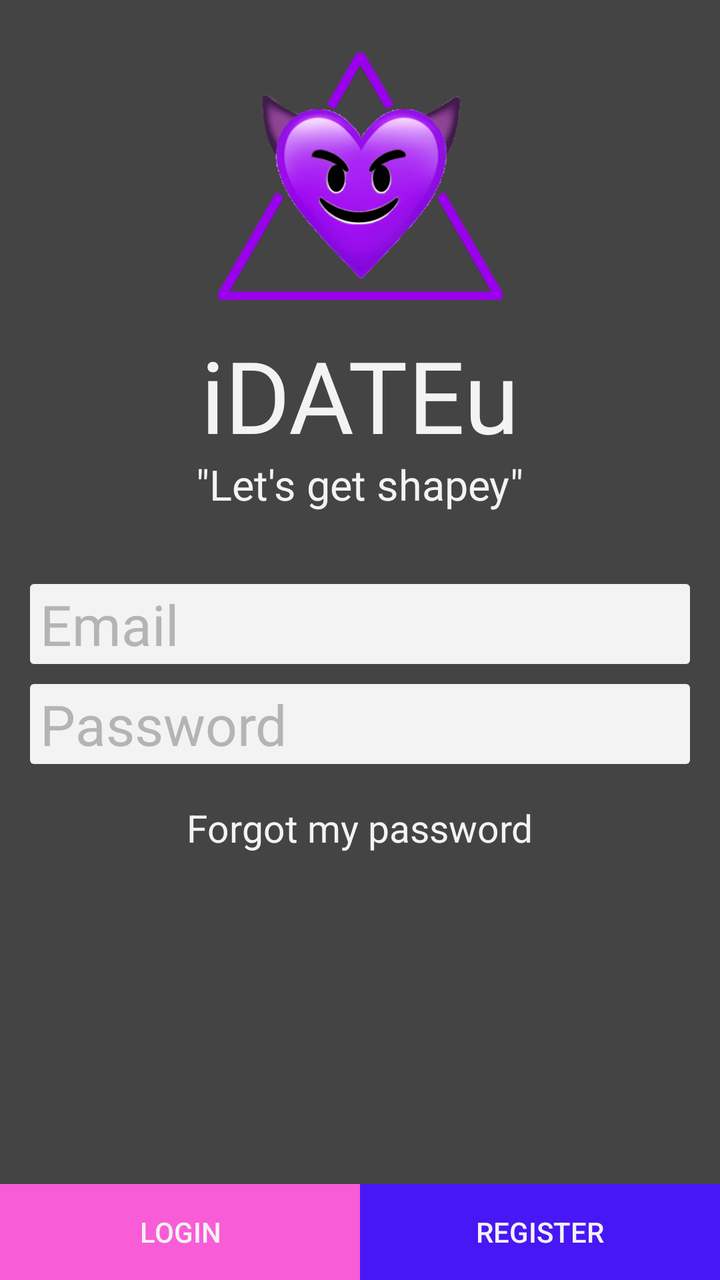
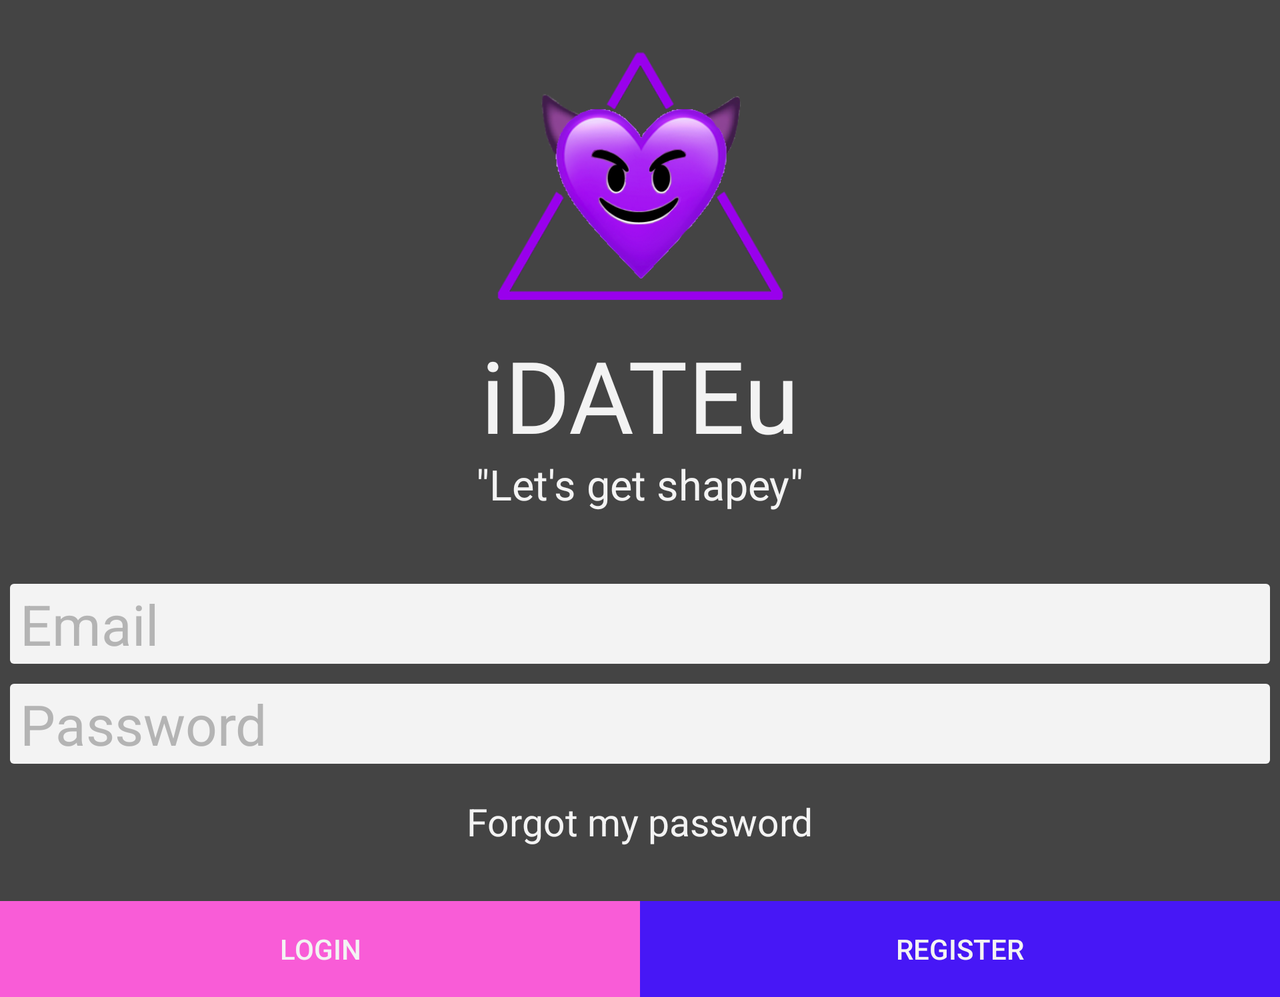

Compare how this app lays out the same screen by default and in its alternative resource folder. The renders come first, then the two layout files and the values they reference.
<!-- AndroidManifest.xml: application theme AppTheme -->
<!-- res/layout/activity_welcome_view.xml -->
<?xml version="1.0" encoding="utf-8"?>
<RelativeLayout
    xmlns:android="http://schemas.android.com/apk/res/android"
    xmlns:app="http://schemas.android.com/apk/res-auto"
    xmlns:tools="http://schemas.android.com/tools"
    android:layout_width="match_parent"
    android:layout_height="match_parent"
    android:background="@color/transparent_black"
    tools:context="com.dating.app.idateu.SignUp_LogIn.SignUpLogIn">


    <ImageView
        android:id="@+id/logoInApp"
        android:layout_width="150dp"
        android:layout_height="150dp"
        android:layout_alignParentTop="true"
        android:layout_centerHorizontal="true"
        android:layout_marginTop="20dp"
        app:srcCompat="@drawable/logo2"/>

    <TextView
        android:id="@+id/no_record"
        android:layout_width="wrap_content"
        android:layout_height="wrap_content"
        android:layout_centerHorizontal="true"
        android:layout_marginTop="260dp"
        android:textColor="@color/red"
        />

    <TextView
        android:id="@+id/appName"
        android:layout_width="wrap_content"
        android:layout_height="wrap_content"
        android:layout_alignParentTop="true"
        android:layout_centerHorizontal="true"
        android:layout_marginTop="164sp"
        android:fontFamily="@font/arial"
        android:text="@string/app_name"
        android:textSize="50sp"
        android:textColor="@color/white"/>

    <TextView
        android:id="@+id/slogan_txt"
        android:layout_width="wrap_content"
        android:layout_height="wrap_content"
        android:layout_alignParentTop="true"
        android:layout_centerHorizontal="true"
        android:layout_marginTop="228sp"
        android:text="@string/slogan"
        android:textColor="@color/white"
        android:textSize="21sp" />


    <EditText
        android:id="@+id/emailInput"
        android:layout_width="wrap_content"
        android:layout_height="40dp"
        android:layout_alignParentTop="true"
        android:layout_centerHorizontal="true"
        android:layout_marginTop="292dp"
        android:background="@drawable/text_edit_mod"
        android:ems="10"
        android:paddingLeft="5dp"
        android:paddingRight="5dp"
        android:hint="@string/email"
        android:textColorHint="@color/transparent_grey"
        android:textSize="28sp"
        android:inputType="text"
        android:textColor="@color/transparent_black"
        android:textCursorDrawable="@drawable/color_cursor" />

    <EditText
        android:id="@+id/passwordInput"
        android:layout_width="wrap_content"
        android:layout_height="40dp"
        android:layout_alignParentTop="true"
        android:layout_centerHorizontal="true"
        android:layout_marginTop="342dp"
        android:background="@drawable/text_edit_mod"
        android:ems="10"
        android:paddingLeft="5dp"
        android:paddingRight="5dp"
        android:hint="@string/password_hint"
        android:textColorHint="@color/transparent_grey"
        android:textSize="28sp"
        android:textColor="@color/transparent_black"
        android:inputType="textPassword"
        android:textCursorDrawable="@drawable/color_cursor"/>

    <TextView
        android:id="@+id/forgot_password_link"
        android:layout_width="wrap_content"
        android:layout_height="wrap_content"
        android:layout_alignParentTop="true"
        android:layout_centerHorizontal="true"
        android:layout_marginTop="401dp"
        android:layout_marginBottom="92dp"
        android:text="Forgot my password"
        android:textColor="@color/white"
        android:textSize="19sp" />

    <LinearLayout
        android:layout_width="match_parent"
        android:layout_height="wrap_content"
        android:weightSum="2"
        android:layout_alignParentBottom="true">

    <Button
        android:id="@+id/login_button"
        android:layout_width="0dp"
        android:layout_height="wrap_content"
        android:text="LOGIN"
        android:textColor="@color/white"
        android:background="@drawable/full_length_button"
        android:backgroundTint="@color/pink"
        android:layout_weight="1"
        android:layout_alignParentLeft="true"
        android:onClick="clickedLogin"
        />

    <Button
        android:id="@+id/register_button"
        android:layout_width="0dp"
        android:layout_height="wrap_content"
        android:text="REGISTER"
        android:layout_weight="1"
        android:textColor="@color/white"
        android:background="@drawable/full_length_button"
        android:backgroundTint="@color/purple"
        />
    </LinearLayout>

</RelativeLayout>
<!-- resources referenced by this layout -->
<resources>
  <color name="pink">#f95cd7</color>
  <color name="purple">#4717f6</color>
  <color name="red">#FF0000</color>
  <color name="transparent_black">#444444</color>
  <color name="transparent_grey">#DDAAAAAA</color>
  <color name="white">#f3f3f3</color>
  <!-- drawable color_cursor (drawable) -->
  <?xml version="1.0" encoding="utf-8"?>
  <shape xmlns:android="http://schemas.android.com/apk/res/android" >
      <size android:width="3dp"
          android:height="7dp"/>
      <solid android:color="@color/transparent_black"  />
  
  </shape>
  <!-- drawable full_length_button (drawable) -->
  <?xml version="1.0" encoding="utf-8"?>
  <ripple xmlns:android="http://schemas.android.com/apk/res/android"
      android:color="@color/transparent_grey">
  <item>
      <shape  android:color="@color/colorPrimaryDark">
          <solid android:color="@color/white"/>
      </shape>
  </item>
  </ripple>
  <!-- drawable logo2: png bitmap (drawable, 94791 bytes) -->
  <!-- drawable text_edit_mod (drawable) -->
  <?xml version="1.0" encoding="utf-8"?>
  <shape xmlns:android="http://schemas.android.com/apk/res/android" >
  
      <corners android:radius="2dp" />
  
      <solid
          android:color="@color/white"
          />
  </shape>
  <string name="app_name">iDATEu</string>
  <string name="email">Email</string>
  <string name="password_hint">Password</string>
  <string name="slogan">"\"Let's get shapey\""</string>
  <style name="AppTheme" parent="Theme.AppCompat.Light.NoActionBar">
          
          <item name="colorPrimary">@color/purple</item>
          <item name="colorPrimaryDark">@color/purple</item>
          <item name="colorAccent">@color/purple</item>
          <item name="android:windowAnimationStyle">@style/CustomActivityAnimation</item>
  
      </style>
  <color name="colorPrimaryDark">#00574B</color>
  <style name="CustomActivityAnimation" parent="@android:style/Animation.Activity">
  
          <item name="android:activityOpenEnterAnimation">@anim/slide_in_right</item>
          <item name="android:activityOpenExitAnimation">@anim/slide_out_left</item>
          <item name="android:activityCloseEnterAnimation">@anim/slide_in_left</item>
          <item name="android:activityCloseExitAnimation">@anim/slide_out_right</item>
      </style>
</resources>
<!-- res/layout-land/activity_welcome_view.xml (the repository's variant of the layout above) -->
<!-- drawn on the phone turned sideways -->
<?xml version="1.0" encoding="utf-8"?>
<ScrollView
    android:id="@+id/scrollView"
    android:layout_width="match_parent"
    android:layout_height="match_parent"
    xmlns:android="http://schemas.android.com/apk/res/android">
<RelativeLayout
    xmlns:app="http://schemas.android.com/apk/res-auto"
    xmlns:tools="http://schemas.android.com/tools"
    android:layout_width="match_parent"
    android:layout_height="match_parent"
    android:background="@color/transparent_black"
    tools:context="com.dating.app.idateu.WelcomeView">


    <ImageView
        android:id="@+id/logoInApp"
        android:layout_width="150dp"
        android:layout_height="150dp"
        android:layout_alignParentTop="true"
        android:layout_centerHorizontal="true"
        android:layout_marginTop="20dp"
        app:srcCompat="@drawable/logo2"/>

    <TextView
        android:id="@+id/no_record"
        android:layout_width="wrap_content"
        android:layout_height="wrap_content"
        android:layout_centerHorizontal="true"
        android:layout_marginTop="260dp"
        android:textColor="@color/red"
        />

    <TextView
        android:id="@+id/appName"
        android:layout_width="wrap_content"
        android:layout_height="wrap_content"
        android:layout_alignParentTop="true"
        android:layout_centerHorizontal="true"
        android:layout_marginTop="164sp"
        android:fontFamily="@font/arial"
        android:text="@string/app_name"
        android:textSize="50sp"
        android:textColor="@color/white"/>

    <TextView
        android:id="@+id/slogan_txt"
        android:layout_width="wrap_content"
        android:layout_height="wrap_content"
        android:layout_alignParentTop="true"
        android:layout_centerHorizontal="true"
        android:layout_marginTop="228sp"
        android:text="@string/slogan"
        android:textColor="@color/white"
        android:textSize="21sp" />


    <EditText
        android:id="@+id/emailInput"
        android:layout_width="match_parent"
        android:layout_height="40dp"
        android:layout_alignParentTop="true"
        android:layout_centerHorizontal="true"
        android:layout_marginTop="292dp"
        android:background="@drawable/text_edit_mod"
        android:paddingLeft="5dp"
        android:paddingRight="5dp"
        android:hint="@string/email"
        android:textColorHint="@color/transparent_grey"
        android:layout_marginLeft="5dp"
        android:layout_marginRight="5dp"
        android:textSize="28sp"
        android:inputType="text"
        android:textColor="@color/transparent_black"
        android:textCursorDrawable="@drawable/color_cursor" />

    <EditText
        android:id="@+id/passwordInput"
        android:layout_width="match_parent"
        android:layout_height="40dp"
        android:layout_alignParentTop="true"
        android:layout_centerHorizontal="true"
        android:layout_marginTop="342dp"
        android:layout_marginLeft="5dp"
        android:layout_marginRight="5dp"
        android:background="@drawable/text_edit_mod"
        android:paddingLeft="5dp"
        android:paddingRight="5dp"
        android:hint="@string/password_hint"
        android:textColorHint="@color/transparent_grey"
        android:textSize="28sp"
        android:textColor="@color/transparent_black"
        android:inputType="textPassword"
        android:textCursorDrawable="@drawable/color_cursor"/>


    <TextView
        android:id="@+id/forgot_password_link"
        android:layout_width="wrap_content"
        android:layout_height="wrap_content"
        android:layout_alignParentTop="true"
        android:layout_alignParentBottom="true"
        android:layout_centerHorizontal="true"
        android:layout_marginTop="350dp"
        android:layout_marginBottom="48dp"
        android:paddingBottom="75dp"
        android:text="Forgot my password"
        android:textColor="@color/white"
        android:textSize="19sp" />

    <LinearLayout
        android:layout_width="match_parent"
        android:layout_height="wrap_content"
        android:weightSum="2"
        android:layout_alignParentBottom="true">

        <Button
            android:id="@+id/login_button"
            android:layout_width="0dp"
            android:layout_height="wrap_content"
            android:text="LOGIN"
            android:textColor="@color/white"
            android:background="@drawable/full_length_button"
            android:backgroundTint="@color/pink"
            android:layout_weight="1"
            android:layout_alignParentLeft="true"
            android:onClick="clickedLogin"
            />

        <Button
            android:id="@+id/register_button"
            android:layout_width="0dp"
            android:layout_height="wrap_content"
            android:text="REGISTER"
            android:layout_weight="1"
            android:textColor="@color/white"
            android:background="@drawable/full_length_button"
            android:backgroundTint="@color/purple"
            />
    </LinearLayout>




    </RelativeLayout>
    </ScrollView>
